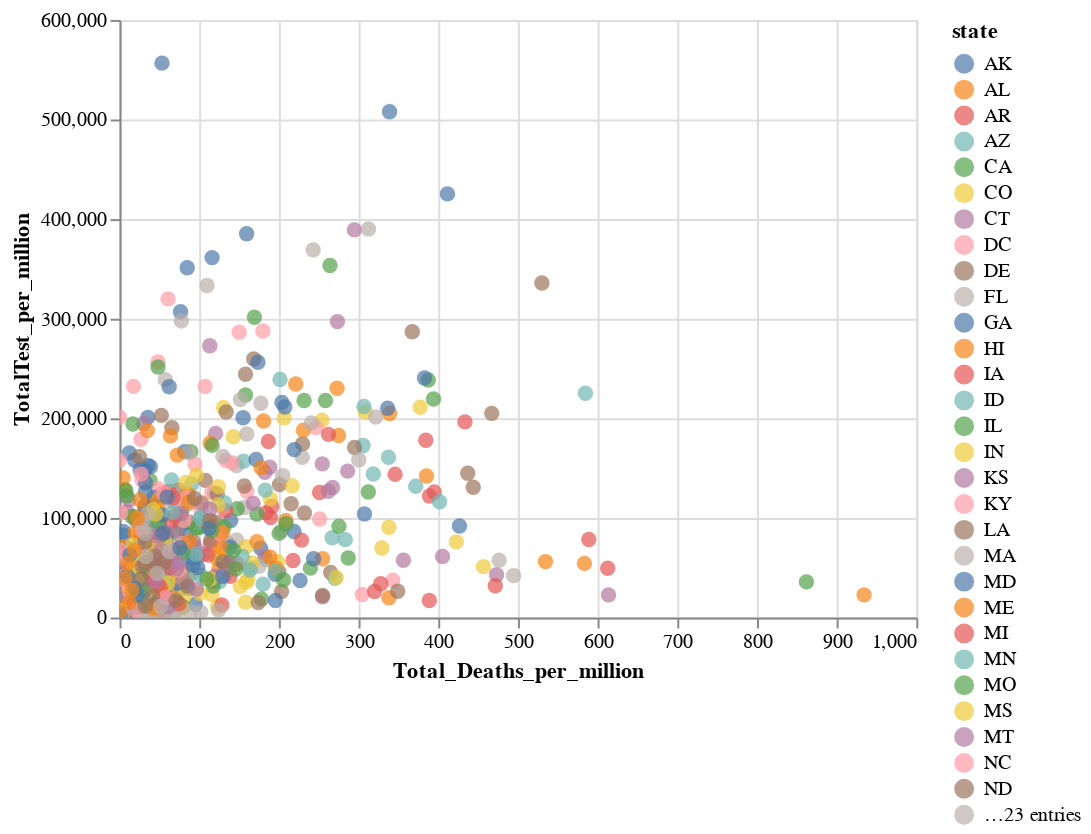

The cell this chart's notebook holds for it:
### Code cell
x=pd.DataFrame(final.groupby(["state","yearMonth"])["deathIncrease_per_million"].sum().reset_index())
y=pd.DataFrame(final.groupby(["state","yearMonth"])["TotalTest_per_million"].sum().reset_index())
new=x.merge(y,on=["state","yearMonth"])
new=new.merge(populationData,on=["state"])
new.columns=["state","yearMonth","Total_Deaths_per_million","TotalTest_per_million","Population"]
new["Population"]=new["Population"].astype(int)
totalTestDeaths_Statewise=new
alt.Chart(totalTestDeaths_Statewise).mark_circle(size=60).encode(
    x="Total_Deaths_per_million",
    y=alt.X('TotalTest_per_million',
        scale=alt.Scale(domain=(0, 600000))),
    color='state',
    tooltip=['state', 'yearMonth', 'Total_Deaths_per_million', 'TotalTest_per_million']
).interactive()

### Figure 1 — Vega-Lite specification as saved in the notebook (floating-point values rounded to 4 significant figures; data arrays with more than 128 entries replaced by an {"elided": "..."} marker saying what was removed)
{"config": {"view": {"continuousWidth": 400, "continuousHeight": 300}}, "data": {"name": "data-5f5bb80083961579297e374f8dab3f3f"}, "mark": {"type": "circle", "size": 60}, "encoding": {"color": {"type": "nominal", "field": "state"}, "tooltip": [{"type": "nominal", "field": "state"}, {"type": "nominal", "field": "yearMonth"}, {"type": "quantitative", "field": "Total_Deaths_per_million"}, {"type": "quantitative", "field": "TotalTest_per_million"}], "x": {"type": "quantitative", "field": "Total_Deaths_per_million"}, "y": {"type": "quantitative", "field": "TotalTest_per_million", "scale": {"domain": [0, 600000]}}}, "selection": {"selector079": {"type": "interval", "bind": "scales", "encodings": ["x", "y"]}}, "$schema": "https://vega.github.io/schema/vega-lite/v4.8.1.json", "datasets": {"data-5f5bb80083961579297e374f8dab3f3f": {"elided": "624 records"}}}
